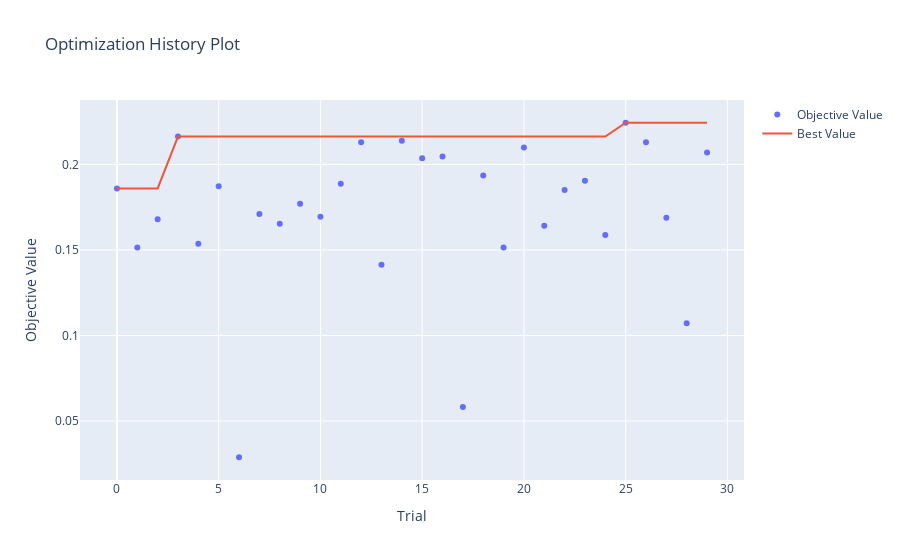
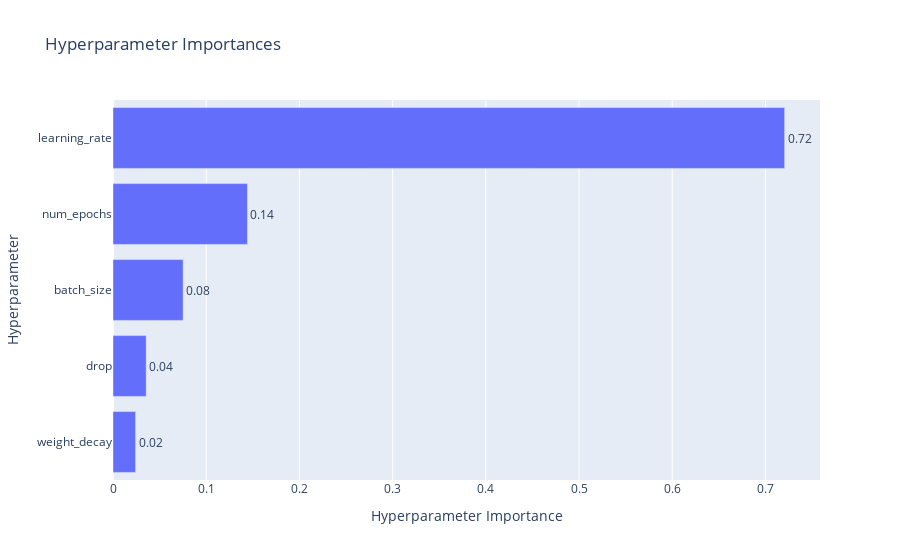

Notebook cell for these charts, in order:
### Code cell
study = optuna.create_study(study_name="Finest_FGVCAircraft_Variant", direction='maximize')#, pruner=optuna.pruners.MedianPruner())
study.optimize(objective, n_trials=30, show_progress_bar=True)

print("Best trial:")
trial = study.best_trial
print(f"  Accuracy: {trial.value}")
print("  Params:")
for key, value in trial.params.items():
    print(f"    {key}: {value}")

# Visualize optimization results
optuna.visualization.plot_optimization_history(study).show()
optuna.visualization.plot_param_importances(study).show()

### Figure 1 — Plotly figure (JSON) as saved in the notebook; plotly's stock layout.template omitted (floating-point values rounded to 4 significant figures)
{"data": [{"mode": "markers", "name": "Objective Value", "type": "scatter", "x": [0, 1, 2, 3, 4, 5, 6, 7, 8, 9, 10, 11, 12, 13, 14, 15, 16, 17, 18, 19, 20, 21, 22, 23, 24, 25, 26, 27, 28, 29], "y": [0.186, 0.1515, 0.168, 0.2163, 0.1536, 0.1872, 0.0288, 0.171, 0.1653, 0.177, 0.1695, 0.1887, 0.213, 0.1413, 0.2139, 0.2037, 0.2046, 0.05821, 0.1935, 0.1515, 0.21, 0.1641, 0.1851, 0.1905, 0.1587, 0.2244, 0.213, 0.1689, 0.1071, 0.207]}, {"mode": "lines", "name": "Best Value", "type": "scatter", "x": [0, 1, 2, 3, 4, 5, 6, 7, 8, 9, 10, 11, 12, 13, 14, 15, 16, 17, 18, 19, 20, 21, 22, 23, 24, 25, 26, 27, 28, 29], "y": [0.186, 0.186, 0.186, 0.2163, 0.2163, 0.2163, 0.2163, 0.2163, 0.2163, 0.2163, 0.2163, 0.2163, 0.2163, 0.2163, 0.2163, 0.2163, 0.2163, 0.2163, 0.2163, 0.2163, 0.2163, 0.2163, 0.2163, 0.2163, 0.2163, 0.2244, 0.2244, 0.2244, 0.2244, 0.2244]}, {"marker": {"color": "#cccccc"}, "mode": "markers", "name": "Infeasible Trial", "showlegend": false, "type": "scatter", "x": [], "y": []}], "layout": {"title": {"text": "Optimization History Plot"}, "xaxis": {"title": {"text": "Trial"}}, "yaxis": {"title": {"text": "Objective Value"}}}}

### Figure 2 — Plotly figure (JSON) as saved in the notebook; plotly's stock layout.template omitted (floating-point values rounded to 4 significant figures)
{"data": [{"cliponaxis": false, "hovertemplate": ["weight_decay (FloatDistribution): 0.02424955696158894<extra></extra>", "drop (FloatDistribution): 0.03560891821737067<extra></extra>", "batch_size (CategoricalDistribution): 0.07525403337870246<extra></extra>", "num_epochs (IntDistribution): 0.14426360542309333<extra></extra>", "learning_rate (FloatDistribution): 0.7206238860192447<extra></extra>"], "name": "Objective Value", "orientation": "h", "text": ["0.02", "0.04", "0.08", "0.14", "0.72"], "textposition": "outside", "type": "bar", "x": [0.02425, 0.03561, 0.07525, 0.1443, 0.7206], "y": ["weight_decay", "drop", "batch_size", "num_epochs", "learning_rate"]}], "layout": {"title": {"text": "Hyperparameter Importances"}, "xaxis": {"title": {"text": "Hyperparameter Importance"}}, "yaxis": {"title": {"text": "Hyperparameter"}}}}
